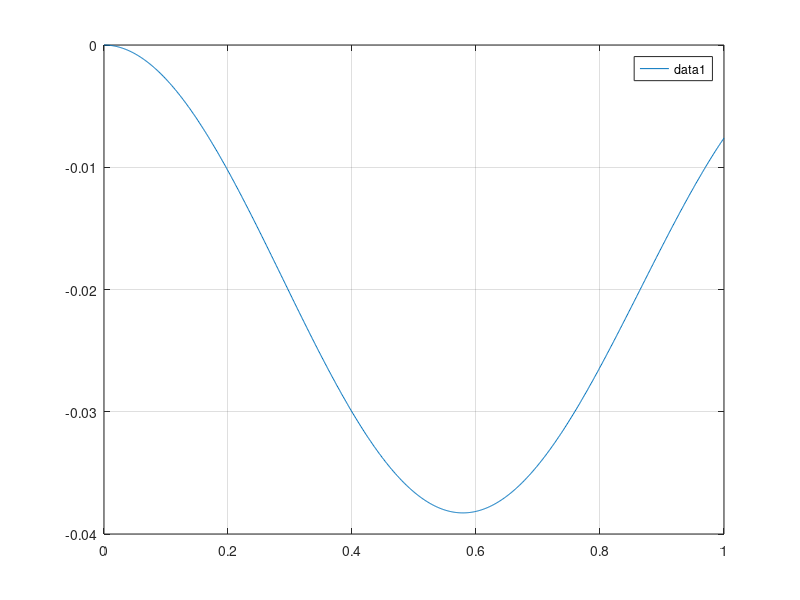

Here is the MATLAB script that generated this plot:
clc;
clear all;
close all;
format long e;
% Dynamic Backward Euler problem 
%%%%%%%%%%%%%%%%%%%%%%%%%%%%%%%%%%%%%%%%%%%%%%%%
k_body_fl=28e3*0.69;
k_tyre_fl=260e3;%260
k_body_fr=28e3*0.69;
k_tyre_fr=260e3;
k_body_rl=16e3*0.82;
k_tyre_rl=260e3;
k_body_rr=16e3*0.82;
k_tyre_rr=260e3;
l_long_fl=1.395;
l_long_fr=1.395;
l_long_rl=1.596;
l_long_rr=1.596;
l_lat_fl=2*0.8458;
l_lat_fr=2*0.8458;
l_lat_rl=2*0.84;
l_lat_rr=2*0.84;
mass_Body=1936;
I_body_xx=640;
I_body_yy=4800;
mass_wheel_fl=145/2;
mass_tyre_fl=0;
mass_wheel_fr=145/2;
mass_tyre_fr=0;
mass_wheel_rl=135/2;
mass_tyre_rl=0;
mass_wheel_rr=135/2;
mass_tyre_rr=0;
%%%%%%%%%%%%%%%%%%%%%%%%%%%%%%%%%%%%%%%%%%%%%%%%
tend=1;
u_init=0;
du_init=0;
%%%%%%%%%%%%%%%%%%%%%%%%%%%%%%%%%%%%%%%%%%%%%%%%
% System Mono
M=diag([mass_Body, I_body_xx, I_body_yy, mass_wheel_fl, mass_tyre_fl, mass_wheel_fr, mass_tyre_fr, mass_wheel_rl, mass_tyre_rl, mass_wheel_rr, mass_tyre_rr]);
K=[k_body_fl+k_body_fr+k_body_rl+k_body_rr, k_body_fl*l_lat_fl-k_body_fr*l_lat_fr+k_body_rl*l_lat_rl-k_body_rr*l_lat_rr, -k_body_fl*l_long_fl-k_body_fr*l_long_fr+k_body_rl*l_long_rl+k_body_rr*l_long_rr,  -k_body_fl, 0, -k_body_fr, 0, -k_body_rl, 0, -k_body_rr, 0;
   0  l_lat_fl*l_lat_fl*k_body_fl+l_lat_fr*l_lat_fr*k_body_fr+l_lat_rl*l_lat_rl*k_body_rl+l_lat_rr*l_lat_rr*k_body_rr, -l_long_fl*l_lat_fl*k_body_fl+l_lat_fr*l_long_fr*k_body_fr+l_long_rl*l_lat_rl*k_body_rl-l_long_rr*l_lat_rr*k_body_rr, -l_lat_fl*k_body_fl, 0, l_lat_fr*k_body_fr, 0, -l_lat_rl*k_body_rl, 0, l_lat_rr*k_body_rr, 0;
   0 0 l_long_fl*l_long_fl*k_body_fl+l_long_fr*l_long_fr*k_body_fr+l_long_rl*l_long_rl*k_body_rl+l_long_rr*l_long_rr*k_body_rr, l_long_fl*k_body_fl, 0 l_long_fr*k_body_fr 0 -l_long_rl*k_body_rl 0 -l_long_rr*k_body_rr 0; 
   0 0 0 k_body_fl+k_tyre_fl -k_tyre_fl 0 0 0 0 0 0;
   0 0 0 0 k_tyre_fl 0 0 0 0 0 0;
   0 0 0 0 0 k_body_fr+k_tyre_fr -k_tyre_fr 0 0 0 0;
   0 0 0 0 0 0 k_tyre_fr 0 0 0 0;
   0 0 0 0 0 0 0 k_body_rl+k_tyre_rl -k_tyre_rl 0 0;
   0 0 0 0 0 0 0 0 k_tyre_rl 0 0;
   0 0 0 0 0 0 0 0 0 k_body_rr+k_tyre_rr -k_tyre_rr;
   0 0 0 0 0 0 0 0 0 0 k_tyre_rr];
K=K+K'-diag(diag(K));
D = K *0;
%%%%%%%%%%%%%%%%%%%%%%%%%%%%%%%%%%%%%%%%%%%%%%%%
% Reduced System due to Dirichlet BC (fixed to road)
Kred = K;
Kred(:,11) = [];
Kred(11,:) = [];
Kred(:,9) = [];
Kred(9,:) = [];
Kred(:,7) = [];
Kred(7,:) = [];
Kred(:,5) = [];
Kred(5,:) = [];
Dred = D;
Dred(:,11) = [];
Dred(11,:) = [];
Dred(:,9) = [];
Dred(9,:) = [];
Dred(:,7) = [];
Dred(7,:) = [];
Dred(:,5) = [];
Dred(5,:) = [];
Mred = M;
Mred(:,11) = [];
Mred(11,:) = [];
Mred(:,9) = [];
Mred(9,:) = [];
Mred(:,7) = [];
Mred(7,:) = [];
Mred(:,5) = [];
Mred(5,:) = [];

% K(:,11) = [];
% K(11,:) = [];
% K(:,9) = [];
% K(9,:) = [];
% K(:,7) = [];
% K(7,:) = [];
% K(:,5) = [];
% K(5,:) = [];
% D(:,11) = [];
% D(11,:) = [];
% D(:,9) = [];
% D(9,:) = [];
% D(:,7) = [];
% D(7,:) = [];
% D(:,5) = [];
% D(5,:) = [];
% M(:,11) = [];
% M(11,:) = [];
% M(:,9) = [];
% M(9,:) = [];
% M(:,7) = [];
% M(7,:) = [];
% M(:,5) = [];
% M(5,:) = [];
%%%%%%%%%%%%%%%%%%%%%%%%%%%%%%%%%%%%%%%%%%%%%%%%
% Allocate memory
dim_system = length(M);
t=zeros(1000+1,1);
u_sol=zeros(1000+1,dim_system);
u_n_p_1=zeros(dim_system,1);
u_sol_red=zeros(1000+1,7);
u_n_p_1_red=zeros(7,1);
%%%%%%%%%%%%%%%%%%%%%%%%%%%%%%%%%%%%%%%%%%%%%%%%
h=1/(1000);
%%%%%%%%%%%%%%%%%%%%%%%%%%%%%%%%%%%%%%%%%%%%%%%%
u_n=[u_init; zeros(dim_system-1,1)];
u_n_m_1=[u_init; zeros(dim_system-1,1)]-h*[du_init; zeros(dim_system-1,1)];
u_n_red=[u_init; zeros(6,1)];
u_n_m_1_red=[u_init; zeros(6,1)]-h*[du_init; zeros(6,1)];
A=((1/(h*h))*M+(1/h)*D+K);
B=((2/(h*h))*M+(1/h)*D);
Ared=((1/(h*h))*Mred+(1/h)*Dred+Kred);
Bred=((2/(h*h))*Mred+(1/h)*Dred);
f_n_p_1=[-1.1e3; zeros(dim_system-1,1)];
f_n_p_1_red=[1.1e3; zeros(6,1)];
% gives only positive reaction in the force field on tire
f_update = @(f, idx)( (f(idx)>0).*f(idx) );

%%%%%%%%%%%%%%%%%%%%%%%%%%%%%%%%%%%%%%%%%%%%%%%%
% Static solution
u_stat=Kred\f_n_p_1(1:7);
%%%%%%%%%%%%%%%%%%%%%%%%%%%%%%%%%%%%%%%%%%%%%%%%
% Eigenfrequency solution with bc
eigFreq=sqrt(eig(Kred,Mred))/2/pi;
%%%%%%%%%%%%%%%%%%%%%%%%%%%%%%%%%%%%%%%%%%%%%%%%
% Time loop
j=2;
idx = [5, 7, 9, 11];
tic
for i = h:h:tend
    u_n_p_1=A\(B*u_n-((1/(h*h))*M)*u_n_m_1+f_n_p_1);
    u_n_p_1_red=Ared\(Bred*u_n_red-((1/(h*h))*Mred)*u_n_m_1_red+f_n_p_1_red);
   % Get solution
    t(j)=i;
    %% application of normal reaction from the road
    f_n_p_1(idx) = -K(idx,idx)*u_n_p_1(idx);
    f_n_p_1(idx) = f_update(f_n_p_1, idx);
    u_n_p_1(idx) = f_update(u_n_p_1, idx);
    %% regular solution
    u_sol(j,:)=u_n_p_1;
    u_n_m_1=u_n;
    u_n    =u_n_p_1;
    u_sol_red(j,:)=u_n_p_1_red;
    u_n_m_1_red=u_n_red;
    u_n_red    =u_n_p_1_red;
    j=j+1;
end
toc
%%%%%%%%%%%%%%%%%%%%%%%%%%%%%%%%%%%%%%%%%%%%%%%%
% Some plots
vis_idx=1;
sol_steps = floor(tend/h)+1;
figure();
plot(t,u_sol(:,vis_idx)); grid on;
%plot(t,u_sol_red(:,1)); grid on;
legend;
disp(u_sol(sol_steps,1:11))
disp(u_sol_red(sol_steps,1:3))